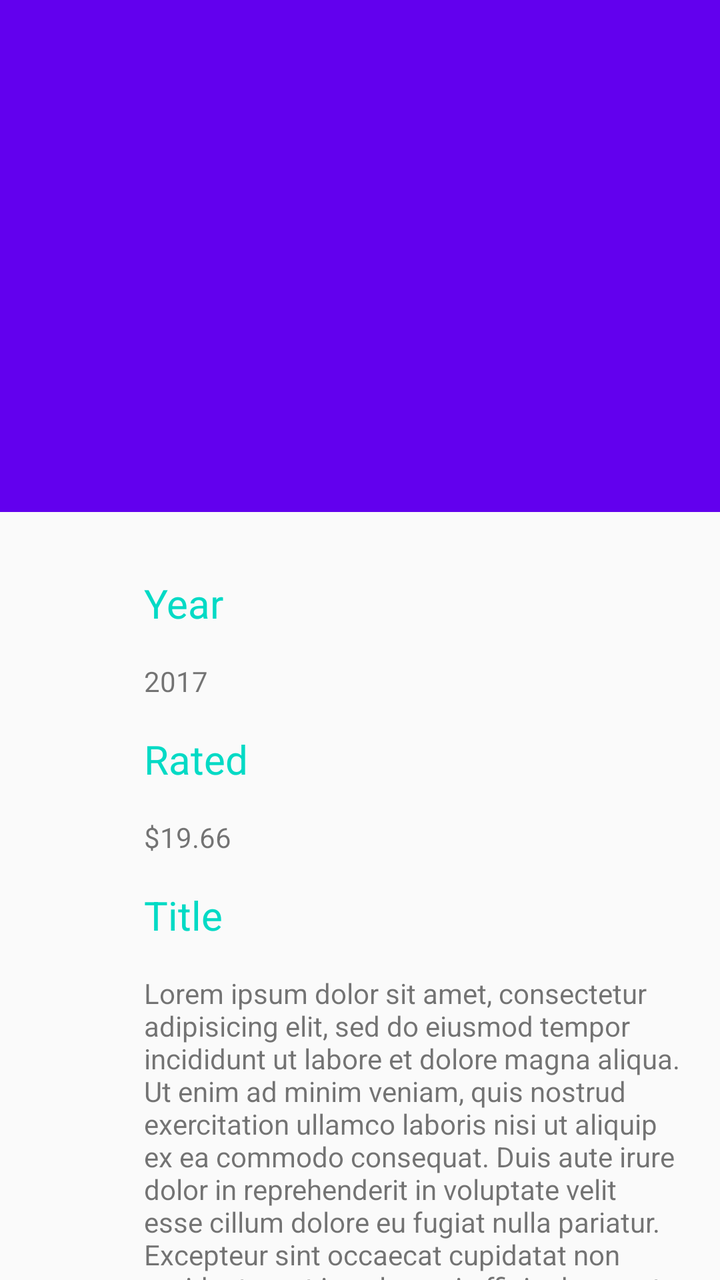
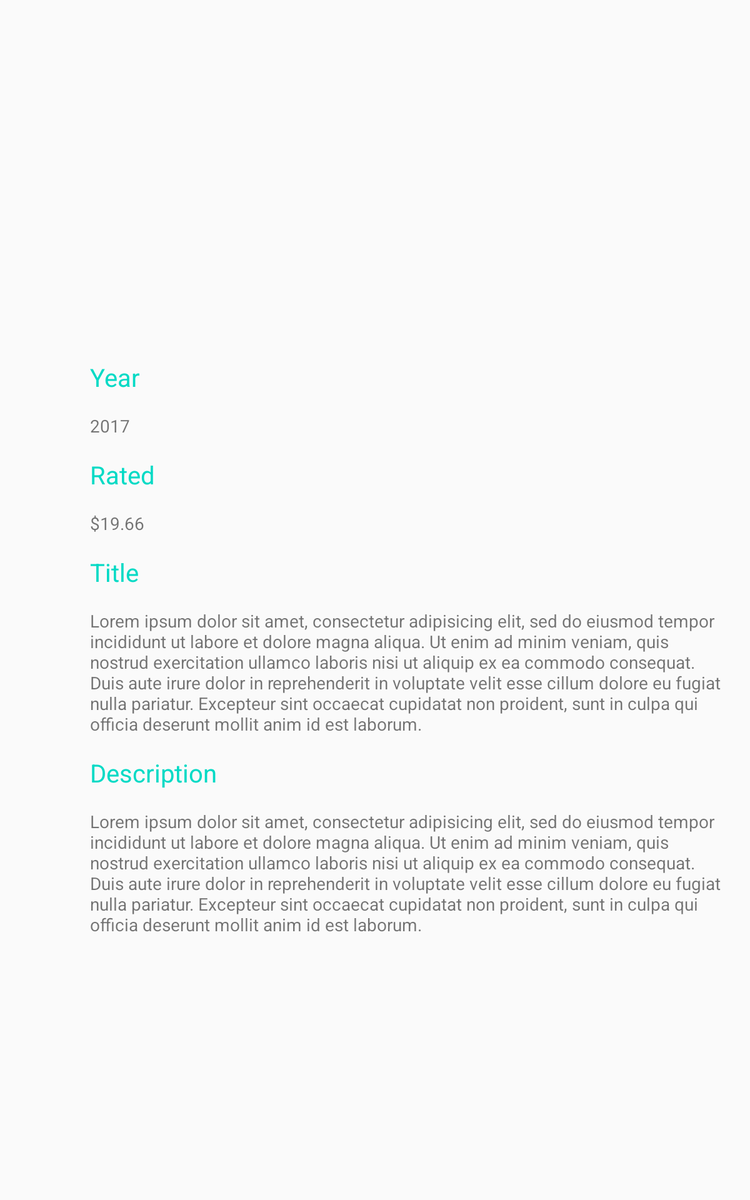

One screen, two layout resources from the same app: the default and the repository's alternative for another configuration. Each is rendered where Android would select it; the XML of both is given below.
<!-- AndroidManifest.xml: application theme AppTheme -->
<!-- res/layout/movie_detail_view.xml -->
<?xml version="1.0" encoding="utf-8"?>
<android.support.design.widget.CoordinatorLayout xmlns:android="http://schemas.android.com/apk/res/android"
    xmlns:app="http://schemas.android.com/apk/res-auto"
    xmlns:tools="http://schemas.android.com/tools"
    android:id="@+id/root_container"
    android:layout_width="match_parent"
    android:layout_height="match_parent"
    android:fitsSystemWindows="true">

    <android.support.design.widget.AppBarLayout
        android:id="@+id/appbar"
        android:layout_width="match_parent"
        android:layout_height="@dimen/app_bar_height"
        android:fitsSystemWindows="true"
        android:theme="@style/ThemeOverlay.AppCompat.Dark.ActionBar">

        <android.support.design.widget.CollapsingToolbarLayout
            android:id="@+id/collapsing_toolbar"
            android:layout_width="match_parent"
            android:layout_height="match_parent"
            android:fitsSystemWindows="true"
            android:theme="@style/ThemeOverlay.AppCompat.Dark"
            app:contentScrim="?attr/colorPrimary"
            app:expandedTitleMarginEnd="@dimen/md_keylines"
            app:expandedTitleMarginStart="@dimen/md_keylines"
            app:layout_scrollFlags="scroll|exitUntilCollapsed"
            app:title="">

            <ImageView
                android:id="@+id/movie_image"
                android:layout_width="match_parent"
                android:layout_height="match_parent"
                android:fitsSystemWindows="true"
                android:scaleType="centerCrop"
                app:layout_collapseMode="parallax"
                tools:src="@mipmap/ic_launcher" />

            <android.support.v7.widget.Toolbar
                android:id="@+id/toolbar"
                android:layout_width="match_parent"
                android:layout_height="?attr/actionBarSize"
                app:layout_collapseMode="pin"
                app:popupTheme="@style/ThemeOverlay.AppCompat.Light" />

        </android.support.design.widget.CollapsingToolbarLayout>
    </android.support.design.widget.AppBarLayout>

    <include layout="@layout/movie_description_view" />

</android.support.design.widget.CoordinatorLayout>
<!-- res/layout/movie_description_view.xml (included above) -->
<?xml version="1.0" encoding="utf-8"?>
<android.support.v4.widget.NestedScrollView
    xmlns:android="http://schemas.android.com/apk/res/android"
    xmlns:app="http://schemas.android.com/apk/res-auto"
    xmlns:tools="http://schemas.android.com/tools"
    android:layout_width="match_parent"
    android:layout_height="match_parent"
    android:clipToPadding="false"
    android:paddingBottom="@dimen/md_keylines"
    app:layout_behavior="@string/appbar_scrolling_view_behavior">

    <LinearLayout
        android:layout_width="match_parent"
        android:layout_height="match_parent"
        android:orientation="vertical"
        android:paddingEnd="@dimen/md_keylines"
        android:paddingLeft="@dimen/movie_desc_keylines"
        android:paddingRight="@dimen/md_keylines"
        android:paddingStart="@dimen/movie_desc_keylines"
        android:paddingTop="@dimen/md_keylines">

        <TextView
            style="@style/TitleView"
            android:layout_width="match_parent"
            android:layout_height="wrap_content"
            android:layout_marginBottom="@dimen/md_keylines"
            android:layout_marginTop="@dimen/md_keylines"
            android:text="@string/year_title" />

        <TextView
            android:id="@+id/year_view"
            android:layout_width="wrap_content"
            android:layout_height="wrap_content"
            tools:text="2017" />

        <TextView
            style="@style/TitleView"
            android:layout_width="match_parent"
            android:layout_height="wrap_content"
            android:layout_marginBottom="@dimen/md_keylines"
            android:layout_marginTop="@dimen/md_keylines"
            android:text="@string/rated_title" />

        <TextView
            android:id="@+id/rated_view"
            android:layout_width="wrap_content"
            android:layout_height="wrap_content"
            tools:text="$19.66" />

        <TextView
            style="@style/TitleView"
            android:layout_width="match_parent"
            android:layout_height="wrap_content"
            android:layout_marginBottom="@dimen/md_keylines"
            android:layout_marginTop="@dimen/md_keylines"
            android:text="@string/movie_title" />

        <TextView
            android:id="@+id/title_view"
            android:layout_width="wrap_content"
            android:layout_height="wrap_content"
            tools:text="@string/lorem_ipsum" />

        <TextView
            style="@style/TitleView"
            android:layout_width="match_parent"
            android:layout_height="wrap_content"
            android:layout_marginBottom="@dimen/md_keylines"
            android:layout_marginTop="@dimen/md_keylines"
            android:text="@string/desc_title" />

        <TextView
            android:id="@+id/description_view"
            android:layout_width="wrap_content"
            android:layout_height="wrap_content"
            tools:text="@string/lorem_ipsum" />

    </LinearLayout>
</android.support.v4.widget.NestedScrollView>
<!-- resources referenced by this layout -->
<resources>
  <dimen name="app_bar_height">256dp</dimen>
  <dimen name="md_keylines">16dp</dimen>
  <dimen name="movie_desc_keylines">72dp</dimen>
  <string name="desc_title">Description</string>
  <string name="lorem_ipsum">Lorem ipsum dolor sit amet, consectetur adipisicing elit, sed do
          eiusmod tempor incididunt ut labore et dolore magna aliqua. Ut enim ad minim veniam, quis
          nostrud exercitation ullamco laboris nisi ut aliquip ex ea commodo consequat. Duis aute
          irure dolor in reprehenderit in voluptate velit esse cillum dolore eu fugiat nulla
          pariatur. Excepteur sint occaecat cupidatat non proident, sunt in culpa qui officia
          deserunt mollit anim id est laborum.
      </string>
  <string name="movie_title">Title</string>
  <string name="rated_title">Rated</string>
  <string name="year_title">Year</string>
  <style name="TitleView">
          <item name="android:textColor">?attr/colorAccent</item>
          <item name="android:textSize">@dimen/movie_desc_text_size</item>
      </style>
  <style name="AppTheme" parent="AppTheme.Base" />
  <dimen name="movie_desc_text_size">20sp</dimen>
  <style name="AppTheme.Base" parent="Theme.AppCompat.Light.NoActionBar">
          
          <item name="colorPrimary">@color/colorPrimary</item>
          <item name="colorPrimaryDark">@color/colorPrimaryDark</item>
          <item name="colorAccent">@color/colorAccent</item>
      </style>
</resources>
<!-- res/layout-sw600dp/movie_detail_view.xml (the repository's variant of the layout above) -->
<!-- drawn on a 7-inch tablet held upright -->
<?xml version="1.0" encoding="utf-8"?>
<LinearLayout xmlns:android="http://schemas.android.com/apk/res/android"
    android:orientation="vertical"
    android:id="@+id/root_container"
    android:layout_width="match_parent"
    android:layout_height="match_parent"
    android:fitsSystemWindows="true"
    android:baselineAligned="false">

    <ImageView
        android:id="@+id/movie_image"
        android:layout_width="match_parent"
        android:layout_height="@dimen/movie_image_height"
        android:scaleType="centerCrop"
        android:src="@mipmap/ic_launcher"/>

    <include layout="@layout/movie_description_view"/>

</LinearLayout>
<!-- resources referenced by the variant -->
<!-- as a 7-inch tablet held upright resolves them -->
<resources>
  <dimen name="md_keylines">16dp</dimen>
  <dimen name="movie_desc_keylines">72dp</dimen>
  <dimen name="movie_image_height">256dp</dimen>
  <string name="desc_title">Description</string>
  <string name="lorem_ipsum">Lorem ipsum dolor sit amet, consectetur adipisicing elit, sed do
          eiusmod tempor incididunt ut labore et dolore magna aliqua. Ut enim ad minim veniam, quis
          nostrud exercitation ullamco laboris nisi ut aliquip ex ea commodo consequat. Duis aute
          irure dolor in reprehenderit in voluptate velit esse cillum dolore eu fugiat nulla
          pariatur. Excepteur sint occaecat cupidatat non proident, sunt in culpa qui officia
          deserunt mollit anim id est laborum.
      </string>
  <string name="movie_title">Title</string>
  <string name="rated_title">Rated</string>
  <string name="year_title">Year</string>
  <style name="TitleView">
          <item name="android:textColor">?attr/colorAccent</item>
          <item name="android:textSize">@dimen/movie_desc_text_size</item>
      </style>
  <style name="AppTheme" parent="AppTheme.Base" />
  <dimen name="movie_desc_text_size">20sp</dimen>
  <style name="AppTheme.Base" parent="Theme.AppCompat.Light.NoActionBar">
          
          <item name="colorPrimary">@color/colorPrimary</item>
          <item name="colorPrimaryDark">@color/colorPrimaryDark</item>
          <item name="colorAccent">@color/colorAccent</item>
      </style>
</resources>
